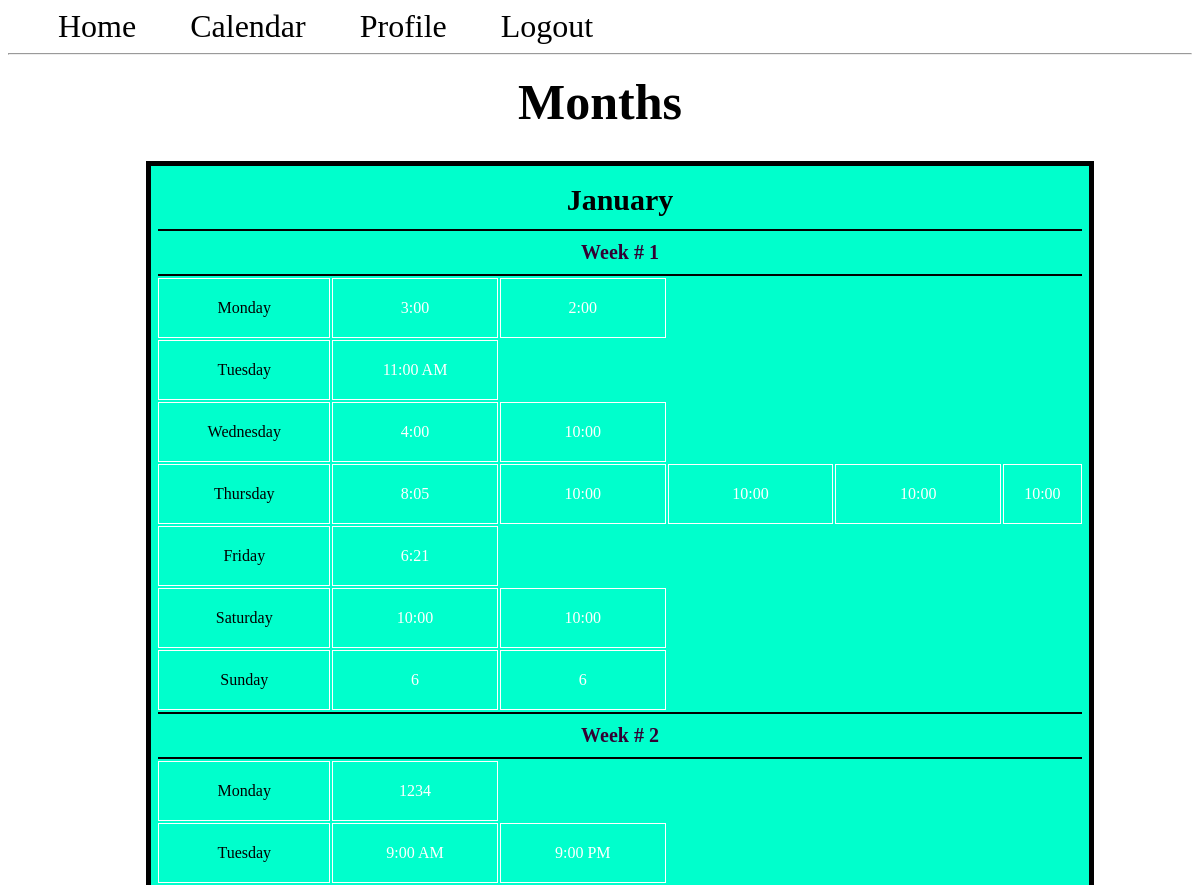
Before: /months (signed in, upper part) with the older database file.
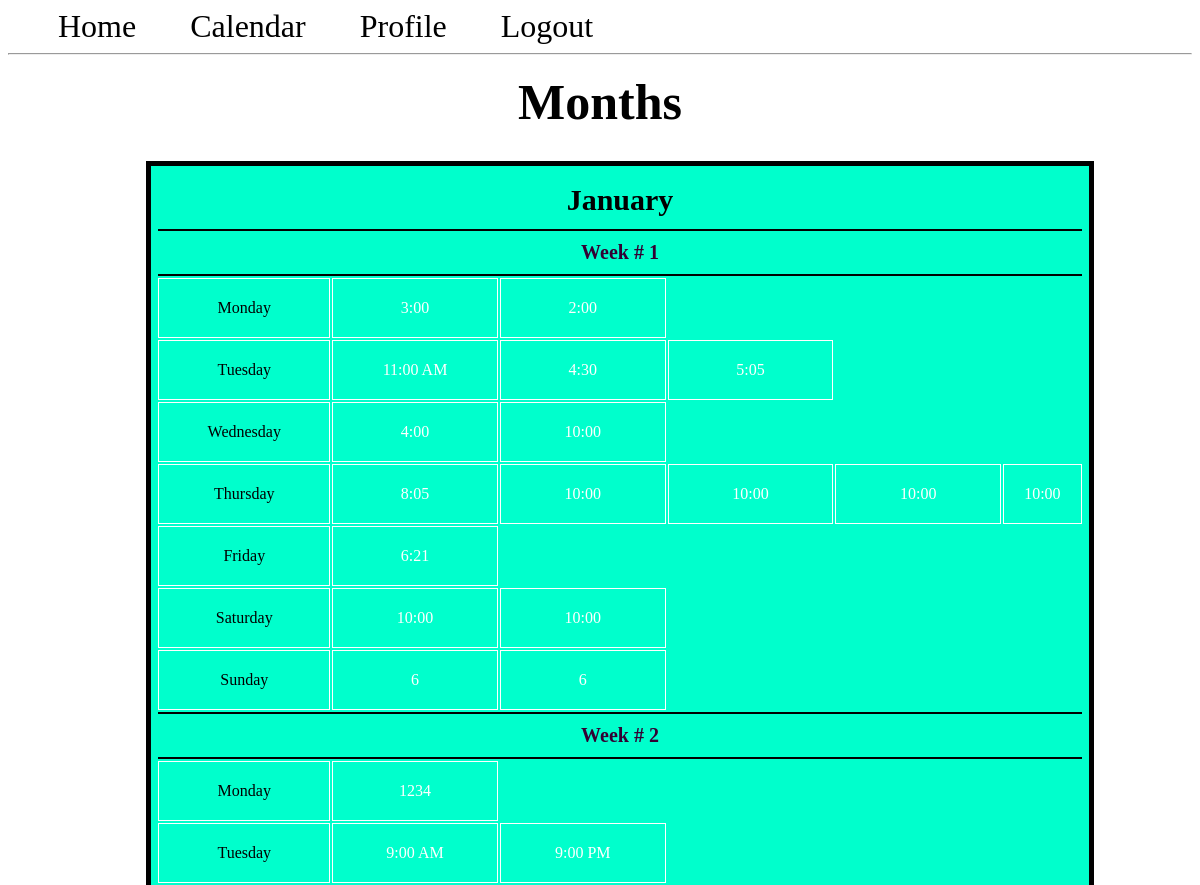
After: the same page with the newer database file.
### app.py (models this page shows, shortened)
class Month(db.Model):
  id = db.Column(db.Integer, primary_key=True)
  month = db.Column(db.String(100), nullable=False)
  weeks = db.relationship('Week', backref='month')

class Week(db.Model):
  id = db.Column(db.Integer, primary_key=True)
  month_id = db.Column(db.Integer, db.ForeignKey('month.id'))
  days = db.relationship('Day', backref='week')

class Day(db.Model):
  id = db.Column(db.Integer, primary_key=True)
  day = db.Column(db.String(100), nullable=False)
  week_id = db.Column(db.Integer, db.ForeignKey('week.id'))
  times = db.relationship('Time', backref='day')

class Time(db.Model):
  id = db.Column(db.Integer, primary_key=True)
  time = db.Column(db.String(100))
  day_id = db.Column(db.Integer, db.ForeignKey('day.id'))

### app.py (the view)
@app.route('/months')
def index():
  months = Month.query.all()
  return render_template('index.html', months=months)

### app.py (called while the page is built)
@login_manager.user_loader
def load_user(user_id):
  return User.query.get(int(user_id))

### templates/index.html
{% extends 'base.html' %}
{% block content %}
  <h1 class ="title">{% block title %} Months {% endblock %}</h1>
  <div class="monthContainer">
    {% for month in months %}
      <table class ="month">
          <tr>
            <th class="monthTitle", colspan = "10">{{month.month}}</th>
          </tr>
          {% for week in month.weeks %}
            <tr>
              <th class ="week", colspan = "10">Week # {{week.id}}</th>
            </tr>
            {% for day in week.days %}
              <tr>
                  <td class="cells"> <a href="{{ url_for('display_day', day_id=day.id)}}">{{day.day}}</a></td>
                  {% for time in day.times %}
                    <td class="cells">{{time.time}}</td>
                  {% endfor %}
              </tr>
            {% endfor %}
          {% endfor %}
      </table>
    {% endfor %}
  </div>
{% endblock %}

Changed rows visible on the page:
added Time: time "4:30", shown under Day (number 2 of 9 on the later page)
added Time: time "5:05", shown under Day (number 2 of 9 on the later page)
